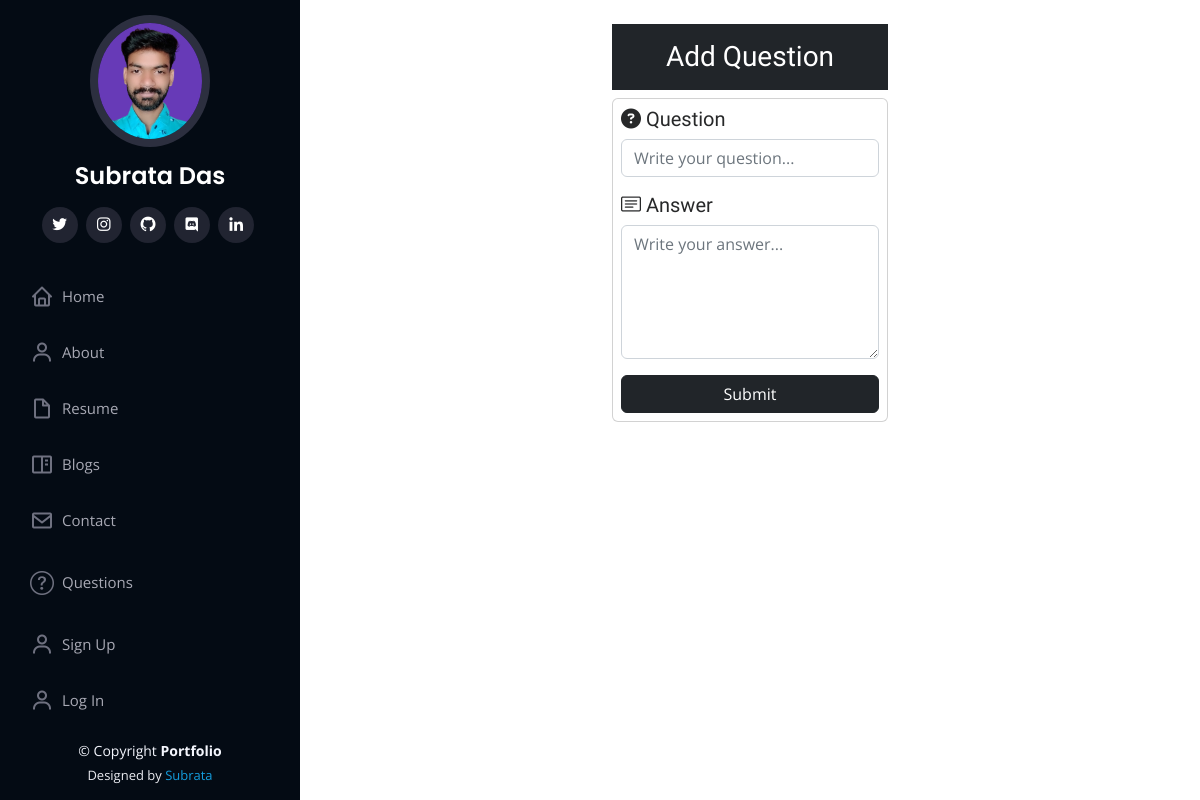
/questions/dbms, run on an earlier commit of the app's database.
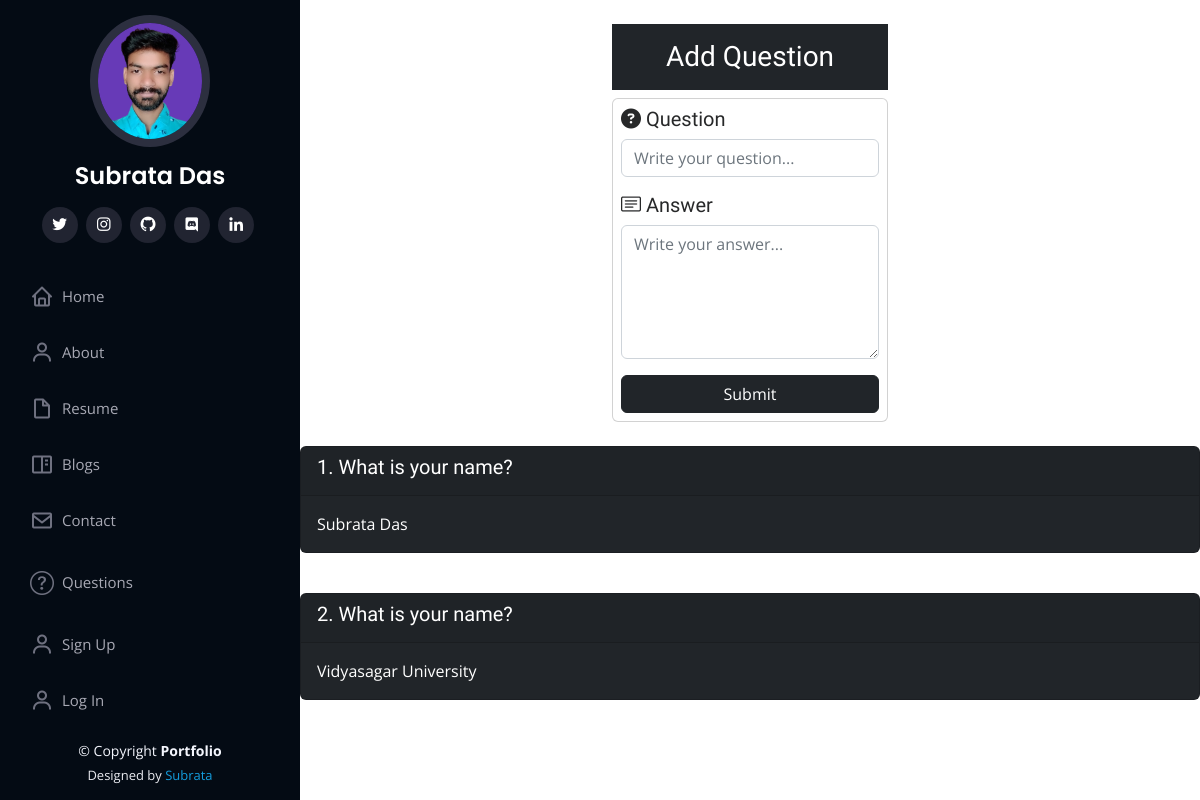
And on a later commit of the database.
### questions/models.py (models this page shows, shortened)
class DBMS(models.Model):
	question = models.CharField(max_length=400)
	answer = models.TextField()

### questions/views.py (the view, shortened to what this page needs)
# urls.py: path('dbms', views.dbms, name='dbms'),
def dbms(request):
	context = {'questions': DBMS.objects.all()}
	return render(request, 'dbms.html', context)

### questionTemplates/dbms.html (shortened to what this page needs)
{% extends 'basic.html' %}
{% block stylecss %}
<link rel="stylesheet" href="https://cdnjs.cloudflare.com/ajax/libs/font-awesome/6.4.0/css/all.min.css" />
{% endblock stylecss %}
{% block body %}
{% load static %}
<div class="container mt-4">
	<div class="row">
		<div class="col-md-4"></div>
		<div class="col-md-4">
			<h3 class="text-white bg-dark text-center p-3">Add Question</h3>
			<div class="card p-2">
			<form action="/questions/dbms" method="post"> {% csrf_token %}
				<div class="form-group mb-3">
					<h5><span><i class="fas fa-question-circle"></i> Question</span></h5>
					<input type="text" class="form-control" placeholder="Write your question..." name="question" required>
				</div>
				<div class="form-group mb-3">
					<h5><span><i class="bi bi-card-text"></i> Answer</span></h5>
					<textarea class="form-control" type="text" rows="5" placeholder="Write your answer..." name="answer" required></textarea>
				</div>
				<div class="d-grid gap-2">
					<button class="btn btn-dark" type="submit">Submit</button>
				</div>
			</form>
		</div>
		</div>
		<div class="col-md-4"></div>
	</div>
</div>
<br>
{% for question in questions %}
	<div class="card text-bg-dark mb-3"">
		<div class="card-header">
			<h5 class="card-title">{{forloop.counter}}. {{question.question}}</h5>
		</div>
		<div class="card-body">
		<p class="card-text">{{question.answer}}</p>
		</div>
	</div>
	<br>
{% endfor %}
{% endblock body %}

### templates/basic.html (shortened to what this page needs)
{% load static %}
<!DOCTYPE html>
<html lang="en">
<head>
  <link href="{% static 'assets/vendor/aos/aos.css' %}" rel="stylesheet">
  <link href="{% static 'assets/vendor/bootstrap/css/bootstrap.min.css' %}" rel="stylesheet">
  <link href="{% static 'assets/vendor/bootstrap-icons/bootstrap-icons.css' %}" rel="stylesheet">
  <link href="{% static 'assets/vendor/boxicons/css/boxicons.min.css' %}" rel="stylesheet">
  <link href="{% static 'assets/vendor/glightbox/css/glightbox.min.css' %}" rel="stylesheet">
  <link href="{% static 'assets/vendor/swiper/swiper-bundle.min.css' %}" rel="stylesheet">
  <link href="{% static 'assets/css/style.css' %}" rel="stylesheet">
{% block stylecss %}{% endblock stylecss %}
</head>
<body>
  <header id="header">
    <div class="d-flex flex-column">
      <div class="profile">
        <img src="{% static 'assets/img/profile-img.png' %}" alt="" class="img-fluid rounded-circle">
        <h1 class="text-light"><a href="/">Subrata Das</a></h1>
        <div class="social-links mt-3 text-center">
          <a href="https://mobile.twitter.com/Subrata3250" target="_blank" class="twitter"><i class="bx bxl-twitter"></i></a>
          <a href="https://www.instagram.com/subrata_3250/" target="_blank" class="instagram"><i class="bx bxl-instagram"></i></a>
          <a href="https://github.com/Subrata2402" target="_blank" class="github"><i class="bx bxl-github"></i></a>
          <a href="https://discord.com/invite/G2mpkq6JC7" target="_blank" class="discord"><i class="bx bxl-discord"></i></a>
          <a href="https://www.linkedin.com/in/subrata-das-867903243/" target="_blank" class="linkedin"><i class="bx bxl-linkedin"></i></a>
        </div>
      </div>
      <nav id="navbar" class="nav-menu navbar">
        <ul>
          <li><a href="/" class="nav-link scrollto"><i class="bx bx-home"></i> <span>Home</span></a></li>
          <li><a href="/about" class="nav-link scrollto"><i class="bx bx-user"></i> <span>About</span></a></li>
          <li><a href="/resume" class="nav-link scrollto"><i class="bx bx-file-blank"></i> <span>Resume</span></a></li>
          <li><a href="/blog" class="nav-link scrollto"><i class="bx bx-book-content"></i> <span>Blogs</span></a></li>
          <li><a href="/contact" class="nav-link scrollto"><i class="bx bx-envelope"></i> <span>Contact</span></a></li>
          <li><a href="/questions/topic" class="nav-link scrollto"><i class="bi bi-question-circle"></i> <span>Questions</span></a></li>
          {% if not request.user.is_authenticated %}
            <li><a href="/auth/signup/" class="nav-link scrollto"><i class="bx bx-user"></i> <span>Sign Up</span></a></li>
            <li><a href="/auth/login" class="nav-link scrollto"><i class="bx bx-user"></i> <span>Log In</span></a></li>
          {% else %}
            <li><a href="/auth/logout" class="nav-link scrollto"><i class="bx bx-user"></i> <span>Log Out</span></a></li>
          {% endif %}
          <li><a href="/admin/auth/" class="nav-link scrollto"> <span>Admin</span></a></li>
        </ul>
      </nav>
    </div>
  </header>
  <main id="main">
  {% block body %}{% endblock body %}
  </main>
  <footer id="footer">
    <div class="container">
      <div class="copyright">
        &copy; Copyright <strong><span>Portfolio</span></strong>
      </div>
      <div class="credits">
        Designed by <a href="">Subrata</a>
      </div>
    </div>
  </footer>
</body>
</html>

### static/assets/css/style.css (style rules this page uses)
body { font-family: "Open Sans", sans-serif; color: #272829; }
a { color: #149ddd; text-decoration: none; }
h1, h2, h3, h4, h5, h6 { font-family: "Raleway", sans-serif; }
#header { position: fixed; top: 0; left: 0; bottom: 0; width: 300px; transition: all ease-in-out 0.5s; z-index: 9997; transition: all 0.5s; padding: 0 15px; background: #040b14; overflow-y: auto; }
#header .profile img { margin: 15px auto; display: block; width: 120px; border: 8px solid #2c2f3f; }
#header .profile h1 { font-size: 24px; margin: 0; padding: 0; font-weight: 600; -moz-text-align-last: center; text-align-last: center; font-family: "Poppins", sans-serif; }
#header .profile h1 a, #header .profile h1 a:hover { color: #fff; text-decoration: none; }
#header .profile .social-links a { font-size: 18px; display: inline-block; background: #212431; color: #fff; line-height: 1; padding: 8px 0; margin-right: 4px; border-radius: 50%; text-align: center; width: 36px; height: 36px; transition: 0.3s; }
#main { margin-left: 300px; }
.nav-menu { padding: 30px 0 0 0; }
.nav-menu * { margin: 0; padding: 0; list-style: none; }
.nav-menu>ul>li { position: relative; white-space: nowrap; }
.nav-menu a, .nav-menu a:focus { display: flex; align-items: center; color: #a8a9b4; padding: 12px 15px; margin-bottom: 8px; transition: 0.3s; font-size: 15px; }
.nav-menu a i, .nav-menu a:focus i { font-size: 24px; padding-right: 8px; color: #6f7180; }
#footer { padding: 15px; color: #f4f6fd; font-size: 14px; position: fixed; left: 0; bottom: 0; width: 300px; z-index: 9999; background: #040b14; }
#footer .copyright { text-align: center; }
#footer .credits { padding-top: 5px; text-align: center; font-size: 13px; color: #eaebf0; }

What changed in the data, as far as the page shows it:
added DBMS: question "What is your name?", answer "Subrata Das"
added DBMS: question "What is your name?", answer "Vidyasagar University"
